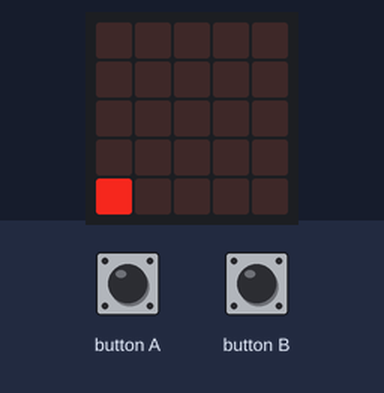
Bench run of a program on a simulated BBC micro:bit running MicroPython. On the bench: the board's 5×5 LED display. The inputs (shaded band) are chosen by the test bench. Random numbers come from a fixed seed.

Above: at 1.2 s.
1.3 s: button A pressed for 0.15 s
At 1.45 s:
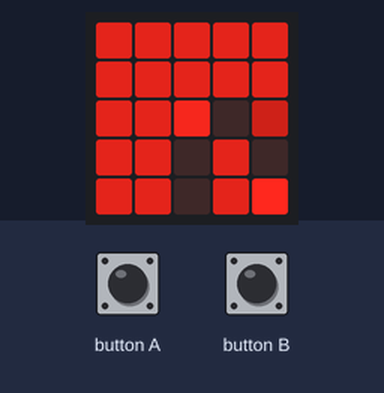
2.0 s: button B pressed for 0.15 s
At 2.29 s:
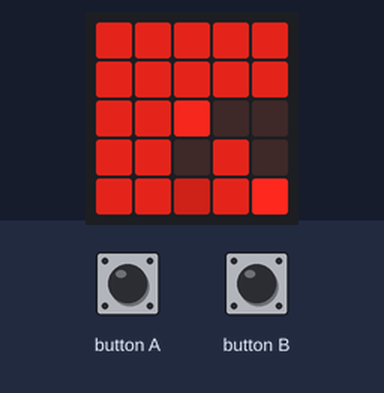
2.7 s: button A pressed for 1 s
At 2.92 s:
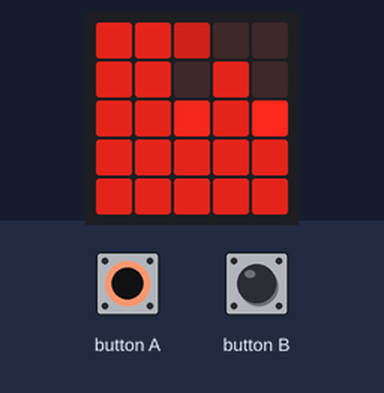
4.3 s: button A pressed 5 times (0.12 s each, 0.3 s apart)
At 6.2 s:
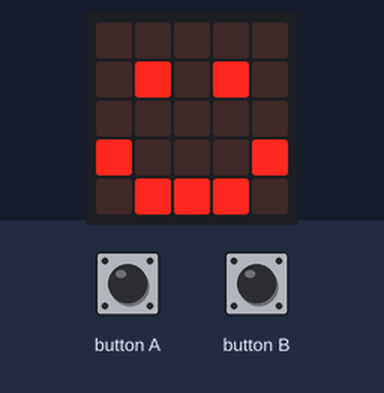

The program:

maze.py
```python
####################################################################################
# NOTE: This program has very bad variable names and the code is structured in     #
#       questionable ways. This is due to the memory limitations of the micro:bit, #
#       which resulted in some required trickery. Thank you for understanding.     #
####################################################################################

from microbit import display, button_a, button_b, sleep, Image
from gc import collect, mem_free
from random import choice

# Free up RAM if possible #
collect()

###########
# Globals #
###########
DIRS = [(0, -1), (1, 0), (0, 1), (-1, 0)]
DIR_UP = 0
DIR_RIGHT = 1
DIR_DOWN = 2
DIR_LEFT = 3


# Main function, this is ran at the bottom of the file #
def main():
    def generate_difficulty_img(diff):
        img = Image(5, 5)
        for i in range(diff + 1):
            for j in range(i + 1):
                img.set_pixel(i, 4 - j, 8)
        return img

    def render():
        nonlocal gpos
        nonlocal gdir
        nonlocal gmove
        cell_x = gpos[0] - 1
        cell_y = gpos[1] - 1
        s = render_cells((cell_x, cell_y), gmove)
        s.set_pixel(2, 2, 8)
        if time % 3 != 0 and gmove == (0, 0):
            x = DIRS[gdir][0] * 2
            y = DIRS[gdir][1] * 2
            s.set_pixel(2 + x, 2 + y, 4)
        gmove = (0, 0)
        return s

    def process_input():
        nonlocal gpos
        nonlocal gdir
        nonlocal gmove
        if button_a.was_pressed():
            gmove = DIRS[gdir]
            gpos[0] += DIRS[gdir][0]
            gpos[1] += DIRS[gdir][1]
            # Re-direct if previous gdir is no longer possible
            possible_dirs = get_passages(gpos[0], gpos[1])
            while gdir not in possible_dirs:
                gdir = (gdir + 1) % 4
        if button_b.was_pressed():
            possible_dirs = get_passages(gpos[0], gpos[1])
            gdir = (gdir + 1) % 4
            while gdir not in possible_dirs:
                gdir = (gdir + 1) % 4

    def is_win():
        nonlocal gpos
        global g_w
        global g_h
        if gpos[0] == g_w - 1 and gpos[1] == g_h - 1:
            return True
        else:
            return False

    current_diff = 0
    while True:
        # Difficulty selector #
        while True:
            display.show(generate_difficulty_img(current_diff))
            if button_b.was_pressed():
                current_diff = (current_diff + 1) % 5
            if button_a.was_pressed():
                break

        # The actual game #
        time = 0
        gdir = DIR_RIGHT
        gpos = [0, 0]
        gmove = (0, 0)
        generate_cells(2 + current_diff)

        while not is_win():
            process_input()
            display.show(render())
            time += 1
            sleep(50)
        display.show(Image.HAPPY)
        sleep(2000)


#############
# Map stuff #
#############
cells = []
g_w = 0
g_h = 0


def generate_cells(size):
    global g_w
    global g_h
    global cells
    g_w = size
    g_h = size
    cells = [False] * size**2 * 2
    for i in range(size**2):
        generate_cell(i % size, int(i / size))


def generate_cell(x, y):
    dirs = []
    if x > 0:
        dirs.append(DIR_LEFT)
    if y > 0:
        dirs.append(DIR_UP)
    if len(dirs) > 0:
        direction = choice(dirs)
        x2 = x + DIRS[direction][0]
        y2 = y + DIRS[direction][1]
        create_passage((x, y), (x2, y2))


def create_passage(fc, tc):
    global g_w
    global cells
    if fc[0] < tc[0]:
        # "From" cell is left from "to", so set its right to open
        cells[fc[0] + fc[1] * 2 * g_w] = True
    if fc[0] > tc[0]:
        # "From" cell is right from "to", so set "to's" right to open
        cells[tc[0] + tc[1] * 2 * g_w] = True
    if fc[1] < tc[1]:
        # "From" cell is up from "to", so set its down to open
        cells[fc[0] + (fc[1] * 2 + 1) * g_w] = True
    if fc[1] > tc[1]:
        # "From" cell is down from "to", so set "to's" down to open
        cells[tc[0] + (tc[1] * 2 + 1) * g_w] = True


def get_cell(x, y, down):
    global cells
    global g_w
    global g_h
    y *= 2
    if down:
        y += 1
    if x < 0 or y < 0 or x >= g_w or y >= g_h * 2:
        return False
    else:
        return cells[x + y * g_w]


def get_passages(x, y):
    dirs = []
    if get_cell(x, y - 1, True):
        dirs.append(DIR_UP)
    if get_cell(x - 1, y, False):
        dirs.append(DIR_LEFT)
    if get_cell(x, y, True):
        dirs.append(DIR_DOWN)
    if get_cell(x, y, False):
        dirs.append(DIR_RIGHT)
    return dirs


def render_cells(coff, poff):
    global g_w
    global g_h
    screen = Image(5, 5)

    def render_cell(x, y, b):
        i = Image(3, 3)
        for i_x in range(3):
            for i_y in range(3):
                i.set_pixel(i_x, i_y, 6)
        dirs = get_passages(x, y)
        if len(dirs) > 0:
            i.set_pixel(1, 1, 9 if b else 0)
        if DIR_UP in dirs:
            i.set_pixel(1, 0, 0)
        if DIR_LEFT in dirs:
            i.set_pixel(0, 1, 0)
        if DIR_DOWN in dirs:
            i.set_pixel(1, 2, 0)
        if DIR_RIGHT in dirs:
            i.set_pixel(2, 1, 0)
        return i

    for cbx in range(3):
        for cby in range(3):
            cx = cbx + coff[0]
            cy = cby + coff[1]
            cimage = render_cell(cx, cy, cx == g_w - 1 and cy == g_h - 1)
            for scx in range(3):
                for scy in range(3):
                    sx = cbx * 2 + scx - 1 + poff[0]
                    sy = cby * 2 + scy - 1 + poff[1]
                    x_oob = sx < 0 or sx >= 5
                    y_oob = sy < 0 or sy >= 5
                    if x_oob or y_oob:
                        continue
                    pixel = cimage.get_pixel(scx, scy)
                    screen.set_pixel(sx, sy, pixel)
    return screen


# Execution #
main()
```

Measured:
- after the input at 1.3 s, the display: first changes at once (image 1 shows a later state)
